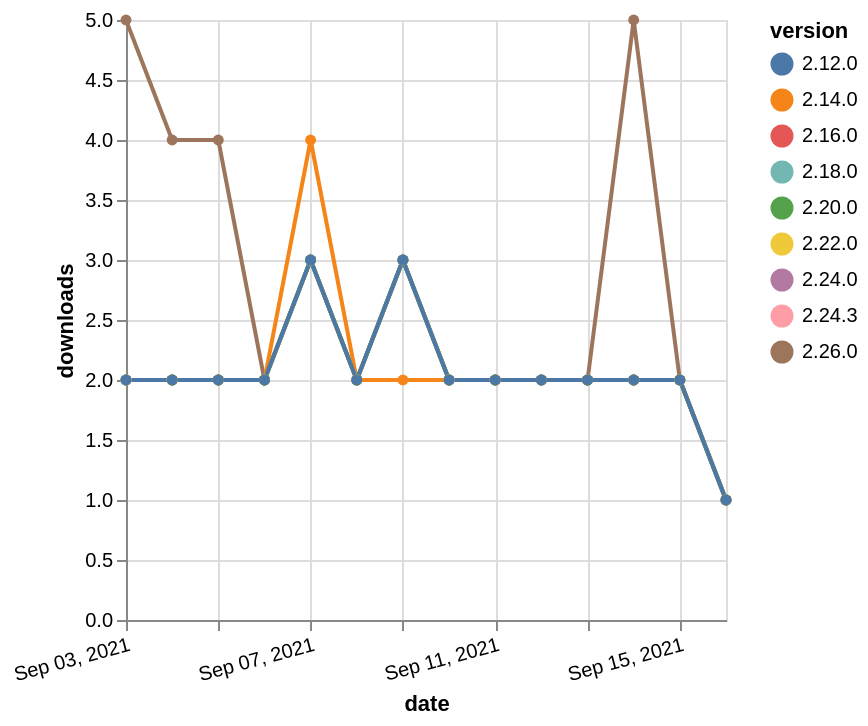

Source (Vega-Lite JSON):
### Vega-Lite specification from a JSON file in a GitHub repository (floating-point values rounded to 4 significant figures)
{"$schema": "https://vega.github.io/schema/vega-lite/v5.json", "description": "A simple bar chart with embedded data.", "data": {"values": [{"date": "2021-09-03", "total": 2092, "delta": 2, "version": "2.16.0"}, {"date": "2021-09-04", "total": 2094, "delta": 2, "version": "2.16.0"}, {"date": "2021-09-05", "total": 2096, "delta": 2, "version": "2.16.0"}, {"date": "2021-09-06", "total": 2098, "delta": 2, "version": "2.16.0"}, {"date": "2021-09-07", "total": 2101, "delta": 3, "version": "2.16.0"}, {"date": "2021-09-08", "total": 2103, "delta": 2, "version": "2.16.0"}, {"date": "2021-09-09", "total": 2106, "delta": 3, "version": "2.16.0"}, {"date": "2021-09-10", "total": 2108, "delta": 2, "version": "2.16.0"}, {"date": "2021-09-11", "total": 2110, "delta": 2, "version": "2.16.0"}, {"date": "2021-09-12", "total": 2112, "delta": 2, "version": "2.16.0"}, {"date": "2021-09-13", "total": 2114, "delta": 2, "version": "2.16.0"}, {"date": "2021-09-14", "total": 2116, "delta": 2, "version": "2.16.0"}, {"date": "2021-09-15", "total": 2118, "delta": 2, "version": "2.16.0"}, {"date": "2021-09-16", "total": 2119, "delta": 1, "version": "2.16.0"}, {"date": "2021-09-03", "total": 243, "delta": 5, "version": "2.26.0"}, {"date": "2021-09-04", "total": 247, "delta": 4, "version": "2.26.0"}, {"date": "2021-09-05", "total": 251, "delta": 4, "version": "2.26.0"}, {"date": "2021-09-06", "total": 253, "delta": 2, "version": "2.26.0"}, {"date": "2021-09-07", "total": 256, "delta": 3, "version": "2.26.0"}, {"date": "2021-09-08", "total": 258, "delta": 2, "version": "2.26.0"}, {"date": "2021-09-09", "total": 261, "delta": 3, "version": "2.26.0"}, {"date": "2021-09-10", "total": 263, "delta": 2, "version": "2.26.0"}, {"date": "2021-09-11", "total": 265, "delta": 2, "version": "2.26.0"}, {"date": "2021-09-12", "total": 267, "delta": 2, "version": "2.26.0"}, {"date": "2021-09-13", "total": 269, "delta": 2, "version": "2.26.0"}, {"date": "2021-09-14", "total": 274, "delta": 5, "version": "2.26.0"}, {"date": "2021-09-15", "total": 276, "delta": 2, "version": "2.26.0"}, {"date": "2021-09-16", "total": 277, "delta": 1, "version": "2.26.0"}, {"date": "2021-09-03", "total": 374, "delta": 2, "version": "2.24.3"}, {"date": "2021-09-04", "total": 376, "delta": 2, "version": "2.24.3"}, {"date": "2021-09-05", "total": 378, "delta": 2, "version": "2.24.3"}, {"date": "2021-09-06", "total": 380, "delta": 2, "version": "2.24.3"}, {"date": "2021-09-07", "total": 383, "delta": 3, "version": "2.24.3"}, {"date": "2021-09-08", "total": 385, "delta": 2, "version": "2.24.3"}, {"date": "2021-09-09", "total": 388, "delta": 3, "version": "2.24.3"}, {"date": "2021-09-10", "total": 390, "delta": 2, "version": "2.24.3"}, {"date": "2021-09-11", "total": 392, "delta": 2, "version": "2.24.3"}, {"date": "2021-09-12", "total": 394, "delta": 2, "version": "2.24.3"}, {"date": "2021-09-13", "total": 396, "delta": 2, "version": "2.24.3"}, {"date": "2021-09-14", "total": 398, "delta": 2, "version": "2.24.3"}, {"date": "2021-09-15", "total": 400, "delta": 2, "version": "2.24.3"}, {"date": "2021-09-16", "total": 401, "delta": 1, "version": "2.24.3"}, {"date": "2021-09-03", "total": 673, "delta": 2, "version": "2.24.0"}, {"date": "2021-09-04", "total": 675, "delta": 2, "version": "2.24.0"}, {"date": "2021-09-05", "total": 677, "delta": 2, "version": "2.24.0"}, {"date": "2021-09-06", "total": 679, "delta": 2, "version": "2.24.0"}, {"date": "2021-09-07", "total": 682, "delta": 3, "version": "2.24.0"}, {"date": "2021-09-08", "total": 684, "delta": 2, "version": "2.24.0"}, {"date": "2021-09-09", "total": 687, "delta": 3, "version": "2.24.0"}, {"date": "2021-09-10", "total": 689, "delta": 2, "version": "2.24.0"}, {"date": "2021-09-11", "total": 691, "delta": 2, "version": "2.24.0"}, {"date": "2021-09-12", "total": 693, "delta": 2, "version": "2.24.0"}, {"date": "2021-09-13", "total": 695, "delta": 2, "version": "2.24.0"}, {"date": "2021-09-14", "total": 697, "delta": 2, "version": "2.24.0"}, {"date": "2021-09-15", "total": 699, "delta": 2, "version": "2.24.0"}, {"date": "2021-09-16", "total": 700, "delta": 1, "version": "2.24.0"}, {"date": "2021-09-03", "total": 1649, "delta": 2, "version": "2.18.0"}, {"date": "2021-09-04", "total": 1651, "delta": 2, "version": "2.18.0"}, {"date": "2021-09-05", "total": 1653, "delta": 2, "version": "2.18.0"}, {"date": "2021-09-06", "total": 1655, "delta": 2, "version": "2.18.0"}, {"date": "2021-09-07", "total": 1658, "delta": 3, "version": "2.18.0"}, {"date": "2021-09-08", "total": 1660, "delta": 2, "version": "2.18.0"}, {"date": "2021-09-09", "total": 1663, "delta": 3, "version": "2.18.0"}, {"date": "2021-09-10", "total": 1665, "delta": 2, "version": "2.18.0"}, {"date": "2021-09-11", "total": 1667, "delta": 2, "version": "2.18.0"}, {"date": "2021-09-12", "total": 1669, "delta": 2, "version": "2.18.0"}, {"date": "2021-09-13", "total": 1671, "delta": 2, "version": "2.18.0"}, {"date": "2021-09-14", "total": 1673, "delta": 2, "version": "2.18.0"}, {"date": "2021-09-15", "total": 1675, "delta": 2, "version": "2.18.0"}, {"date": "2021-09-16", "total": 1676, "delta": 1, "version": "2.18.0"}, {"date": "2021-09-03", "total": 2426, "delta": 2, "version": "2.14.0"}, {"date": "2021-09-04", "total": 2428, "delta": 2, "version": "2.14.0"}, {"date": "2021-09-05", "total": 2430, "delta": 2, "version": "2.14.0"}, {"date": "2021-09-06", "total": 2432, "delta": 2, "version": "2.14.0"}, {"date": "2021-09-07", "total": 2436, "delta": 4, "version": "2.14.0"}, {"date": "2021-09-08", "total": 2438, "delta": 2, "version": "2.14.0"}, {"date": "2021-09-09", "total": 2440, "delta": 2, "version": "2.14.0"}, {"date": "2021-09-10", "total": 2442, "delta": 2, "version": "2.14.0"}, {"date": "2021-09-11", "total": 2444, "delta": 2, "version": "2.14.0"}, {"date": "2021-09-12", "total": 2446, "delta": 2, "version": "2.14.0"}, {"date": "2021-09-13", "total": 2448, "delta": 2, "version": "2.14.0"}, {"date": "2021-09-14", "total": 2450, "delta": 2, "version": "2.14.0"}, {"date": "2021-09-15", "total": 2452, "delta": 2, "version": "2.14.0"}, {"date": "2021-09-16", "total": 2453, "delta": 1, "version": "2.14.0"}, {"date": "2021-09-03", "total": 1024, "delta": 2, "version": "2.22.0"}, {"date": "2021-09-04", "total": 1026, "delta": 2, "version": "2.22.0"}, {"date": "2021-09-05", "total": 1028, "delta": 2, "version": "2.22.0"}, {"date": "2021-09-06", "total": 1030, "delta": 2, "version": "2.22.0"}, {"date": "2021-09-07", "total": 1033, "delta": 3, "version": "2.22.0"}, {"date": "2021-09-08", "total": 1035, "delta": 2, "version": "2.22.0"}, {"date": "2021-09-09", "total": 1038, "delta": 3, "version": "2.22.0"}, {"date": "2021-09-10", "total": 1040, "delta": 2, "version": "2.22.0"}, {"date": "2021-09-11", "total": 1042, "delta": 2, "version": "2.22.0"}, {"date": "2021-09-12", "total": 1044, "delta": 2, "version": "2.22.0"}, {"date": "2021-09-13", "total": 1046, "delta": 2, "version": "2.22.0"}, {"date": "2021-09-14", "total": 1048, "delta": 2, "version": "2.22.0"}, {"date": "2021-09-15", "total": 1050, "delta": 2, "version": "2.22.0"}, {"date": "2021-09-16", "total": 1051, "delta": 1, "version": "2.22.0"}, {"date": "2021-09-03", "total": 1486, "delta": 2, "version": "2.20.0"}, {"date": "2021-09-04", "total": 1488, "delta": 2, "version": "2.20.0"}, {"date": "2021-09-05", "total": 1490, "delta": 2, "version": "2.20.0"}, {"date": "2021-09-06", "total": 1492, "delta": 2, "version": "2.20.0"}, {"date": "2021-09-07", "total": 1495, "delta": 3, "version": "2.20.0"}, {"date": "2021-09-08", "total": 1497, "delta": 2, "version": "2.20.0"}, {"date": "2021-09-09", "total": 1500, "delta": 3, "version": "2.20.0"}, {"date": "2021-09-10", "total": 1502, "delta": 2, "version": "2.20.0"}, {"date": "2021-09-11", "total": 1504, "delta": 2, "version": "2.20.0"}, {"date": "2021-09-12", "total": 1506, "delta": 2, "version": "2.20.0"}, {"date": "2021-09-13", "total": 1508, "delta": 2, "version": "2.20.0"}, {"date": "2021-09-14", "total": 1510, "delta": 2, "version": "2.20.0"}, {"date": "2021-09-15", "total": 1512, "delta": 2, "version": "2.20.0"}, {"date": "2021-09-16", "total": 1513, "delta": 1, "version": "2.20.0"}, {"date": "2021-09-03", "total": 2337, "delta": 2, "version": "2.12.0"}, {"date": "2021-09-04", "total": 2339, "delta": 2, "version": "2.12.0"}, {"date": "2021-09-05", "total": 2341, "delta": 2, "version": "2.12.0"}, {"date": "2021-09-06", "total": 2343, "delta": 2, "version": "2.12.0"}, {"date": "2021-09-07", "total": 2346, "delta": 3, "version": "2.12.0"}, {"date": "2021-09-08", "total": 2348, "delta": 2, "version": "2.12.0"}, {"date": "2021-09-09", "total": 2351, "delta": 3, "version": "2.12.0"}, {"date": "2021-09-10", "total": 2353, "delta": 2, "version": "2.12.0"}, {"date": "2021-09-11", "total": 2355, "delta": 2, "version": "2.12.0"}, {"date": "2021-09-12", "total": 2357, "delta": 2, "version": "2.12.0"}, {"date": "2021-09-13", "total": 2359, "delta": 2, "version": "2.12.0"}, {"date": "2021-09-14", "total": 2361, "delta": 2, "version": "2.12.0"}, {"date": "2021-09-15", "total": 2363, "delta": 2, "version": "2.12.0"}, {"date": "2021-09-16", "total": 2364, "delta": 1, "version": "2.12.0"}]}, "width": "container", "mark": {"type": "line", "point": {"filled": true}}, "encoding": {"x": {"field": "date", "type": "temporal", "timeUnit": "yearmonthdate", "title": "date", "axis": {"labelAngle": -15}}, "y": {"field": "delta", "type": "quantitative", "title": "downloads"}, "color": {"field": "version", "type": "nominal"}, "tooltip": {"field": "delta"}}}
